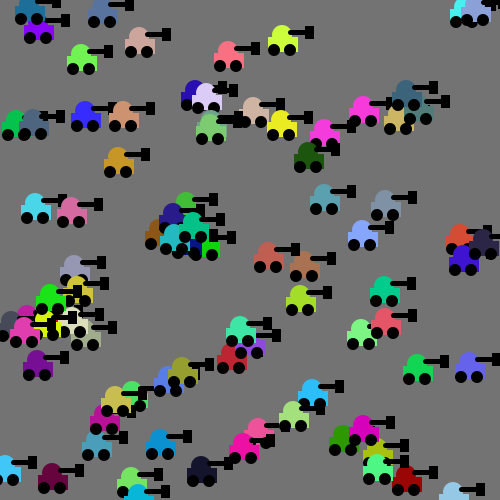
Frame 1 (no input)
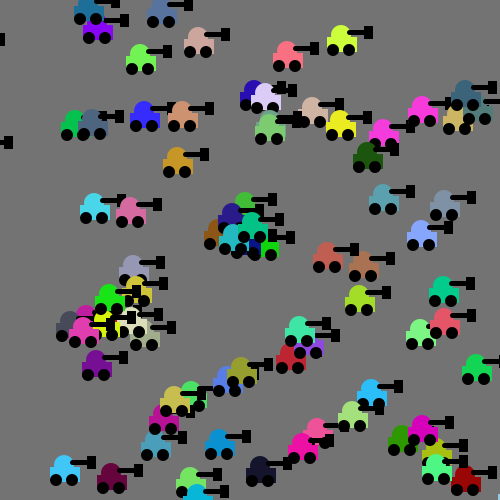
Frame 60 (the mouse pressed at the canvas centre just before this capture)
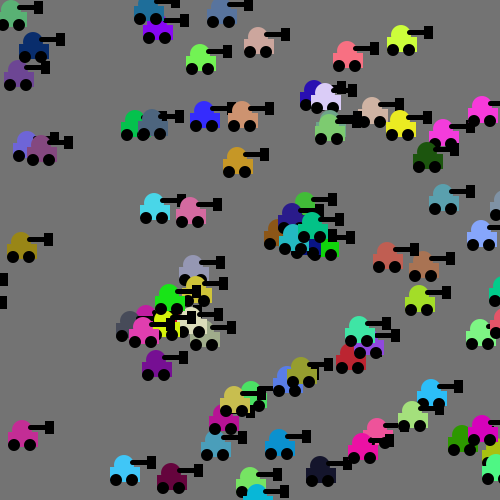
Frame 120 (the mouse held since frame 60 and released just before this capture)

The Processing sketch that drew these frames (run headless with seeded random() and noise(); from frame 60 on, the mouse is pressed at the canvas centre):

// Processing sketch: processing_43094
// ── processing_43094.pde

int num = 85;
int s =30;
 
color[] c = new color[num];
int [] x = new int [num];
int [] y = new int [num];
 
void setup() {
  size(500, 500);
  smooth();
  for (int i = 0; i <num; i++) {
    x[i] = int(random(width));
    y[i] = int(random(height));
    c[i] = color(random(256), random(256), random(256));
  }
}
 
void draw () {
  background(115);
  for (int i = 0; i <num; i++) {
    x[i]++;
    //y[i]++;
    if (x[i]>width+s) {
      x[i]=-s;
      y[i]=int(random(height));
      c[i]=color(random(256), random(256), random(256));
    }
    car(x[i], y[i], c[i]);
  }
}
 
void car(int x, int y, color col) {
noStroke();
fill(col);
  ellipse(x, y, 20, 20);
  rect(x-14,y+2,15,15);
  rect(x+1,y+2,15,15);
  fill(0);
  ellipse(x-8, y+15, 12, 12);
  ellipse(x+8, y+15, 12, 12);
  stroke(0);
  strokeWeight(5);
  line(x+8, y-3, x+28, y-3);
  rect(x+25, y-7, 4, 8);
}
